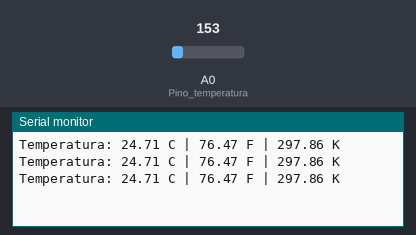
The sketch below on a simulated Arduino Uno, built with avr-gcc and run on an emulated ATmega328P. Shown: the last lines printed to the serial monitor. The test bench sets the inputs (shaded band); at power-on: A0 (Pino_temperatura) = 153.

Above: at 1.3 s.
1.4 s: A0 (Pino_temperatura) set to 165
At 1.9 s:
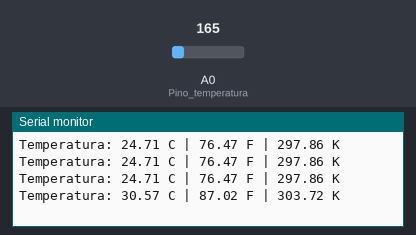
2.9 s: A0 (Pino_temperatura) set to 175
At 3.4 s:
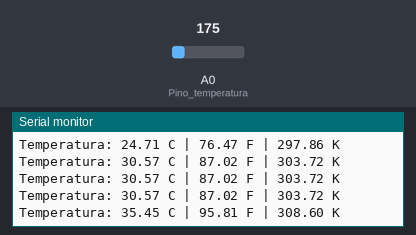
Timing chart, 0 to 5.9 s (numbered marks = the images above; inputs shaded):
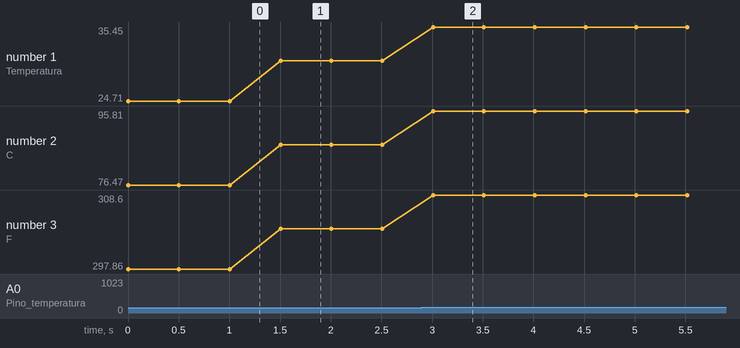

The sketch:

Exemplo_sensor_de_temperatura_tmp36.ino
```cpp
// Sensor de Temperatura TMP36
int Pino_temperatura = A0;  // Pino ao qual o sensor de temperatura TMP36 está conectado
int TemperaturaTensao;      // Variável para armazenar o valor lido do sensor em termos de tensão
float Tensao;               // Variável para armazenar a tensão convertida a partir do valor lido do sensor
float TemperaturaC;         // Variável para armazenar a temperatura em graus Celsius
float TemperaturaF;         // Variável para armazenar a temperatura em graus Fahrenheit
float TemperaturaK;         // Variável para armazenar a temperatura em Kelvin

void setup() {
  pinMode(Pino_temperatura, INPUT);  // Configura o pino do sensor como entrada
  Serial.begin(9600);               // Inicia a comunicação serial com uma taxa de 9600 bps
}

void loop() {
  // Faz a leitura da tensão no Sensor de Temperatura
  TemperaturaTensao = analogRead(Pino_temperatura);
  Tensao = TemperaturaTensao * 5;
  Tensao = Tensao / 1024;

  // Converte a tensão lida em Graus Celsius
  TemperaturaC = (Tensao - 0.5) * 100;

  // Converte a temperatura de graus Celsius em Fahrenheit
  TemperaturaF = (TemperaturaC * 9 / 5) + 32;

  // Converte a temperatura de graus Celsius para Kelvin
  TemperaturaK = TemperaturaC + 273.15;

  // Imprime as informações no monitor serial
  Serial.print("Temperatura: ");
  Serial.print(TemperaturaC);
  Serial.print(" C | ");
  Serial.print(TemperaturaF);
  Serial.print(" F | ");
  Serial.print(TemperaturaK);
  Serial.println(" K");

  delay(500);  // Adiciona um atraso de 500 milissegundos para evitar leituras muito frequentes
}
```

Measured:
- after the input at 1.4 s, the serial monitor: prints a new line after 0.11 s (image 1)
- after the input at 2.9 s, the serial monitor: prints a new line after 0.11 s (image 2)
- plotted number 1: 24.71 → 30.57 after the input at 1.4 s, 30.57 → 35.45 after the input at 2.9 s
- plotted number 2: 76.47 → 87.02 after the input at 1.4 s, 87.02 → 95.81 after the input at 2.9 s
- plotted number 3: 297.86 → 303.72 after the input at 1.4 s, 303.72 → 308.6 after the input at 2.9 s
